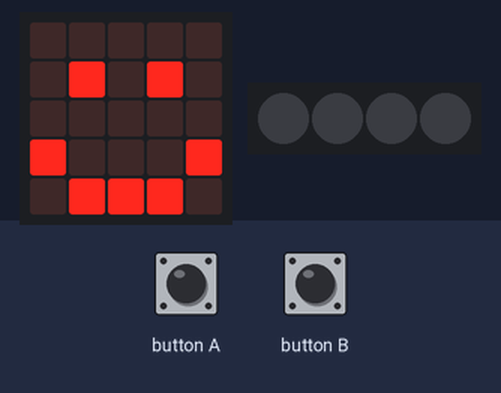
Recording of a program running on a simulated BBC micro:bit (MakeCode). Shown: the board's 5×5 LED display, 4 RGB LEDs in strip order, left to right. Inputs (shaded band) come from the test bench. Dim RGB values are drawn brighter than linear.

Above: at 1.8 s.
1.9 s: button A pressed for 0.15 s
At 3.5 s:
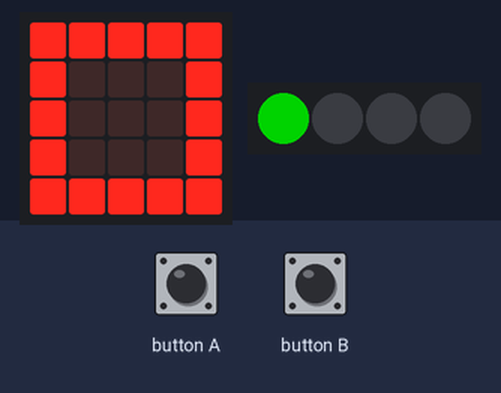
5.0 s: button B pressed for 0.15 s
At 7.7 s:
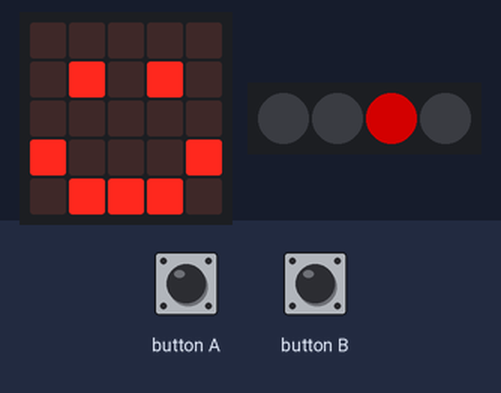
8.1 s: button B pressed for 0.15 s
At 8.45 s:
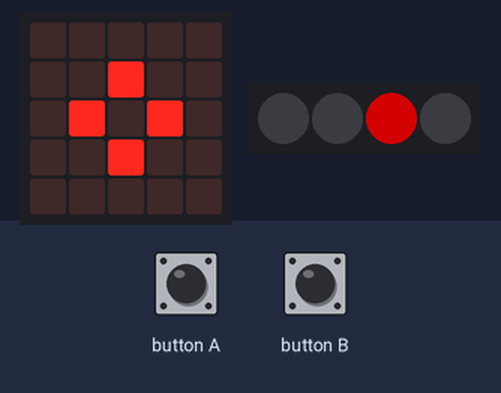
10.3 s: button A pressed for 0.15 s
At 11.7 s:
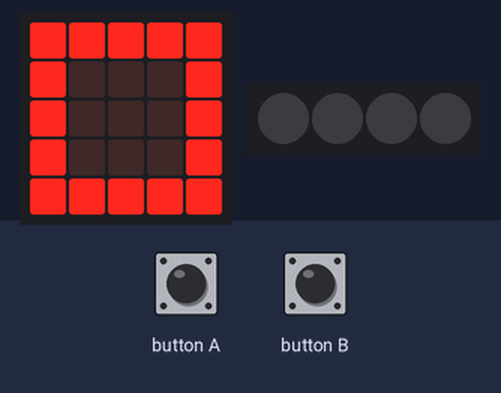
13.4 s: button B pressed for 0.15 s
At 13.7 s:
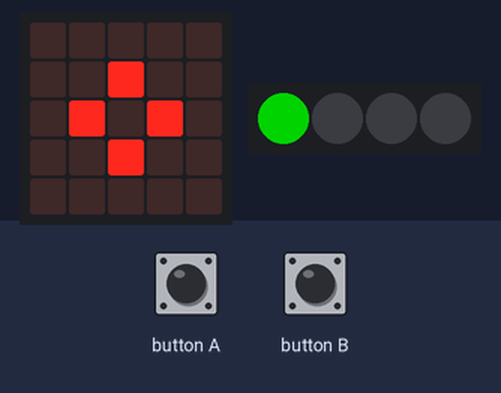
Timing chart, 0 to 19.3 s (numbered marks = the images above; inputs shaded):
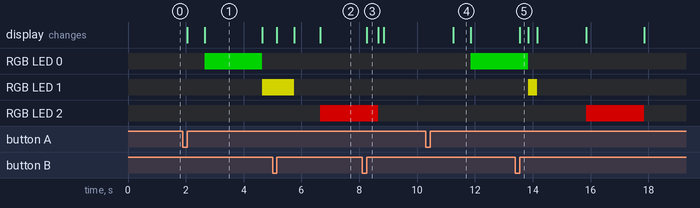

Measured:
- after the input at 1.9 s, RGB LED 0: off → RGB(0, 127, 0) after 0.75 s, → off 2.0 s later; RGB LED 1: off → RGB(127, 127, 0) after 2.8 s; the display: first changes after 0.15 s (image 1 shows a later state)
- after the input at 5.0 s, the display: first changes after 0.15 s (image 2 shows a later state)
- after the input at 8.1 s, the display: changes after 0.15 s (image 3)
- after the input at 10.3 s, RGB LED 0: off → RGB(0, 127, 0) after 1.6 s; the display: changes after 0.95 s (image 4)
- after the input at 13.4 s, the display: changes after 0.15 s (image 5)
- what the display in image 1 shows lasts 2.0 s, from 2.7 s to 4.7 s
- what the display in image 3 shows lasts 0.4 s, from 8.3 s to 8.7 s

The program:

main.ts
```typescript
// (licence header left out)
let neopixelStrip: neopixel.Strip = null

basic.clearScreen()
neopixelStrip = neopixel.create(DigitalPin.P16, 4, NeoPixelMode.RGB)
neopixelStrip.setPixelColor(0, neopixel.colors(NeoPixelColors.Black))
neopixelStrip.setPixelColor(1, neopixel.colors(NeoPixelColors.Black))
neopixelStrip.setPixelColor(2, neopixel.colors(NeoPixelColors.Black))
neopixelStrip.setPixelColor(3, neopixel.colors(NeoPixelColors.Black))
neopixelStrip.show()
basic.showIcon(IconNames.Happy)

input.onButtonPressed(Button.A, function () {
    basic.showIcon(IconNames.Square)
    neopixelStrip.setPixelColor(0, neopixel.colors(NeoPixelColors.Green))
    neopixelStrip.show()
    basic.pause(2000)

    neopixelStrip.setPixelColor(1, neopixel.colors(NeoPixelColors.Yellow))
    neopixelStrip.setPixelColor(0, neopixel.colors(NeoPixelColors.Black))
    neopixelStrip.show()
    basic.pause(2000)

    neopixelStrip.setPixelColor(2, neopixel.colors(NeoPixelColors.Red))
    neopixelStrip.setPixelColor(1, neopixel.colors(NeoPixelColors.Black))
    neopixelStrip.show()
    basic.pause(2000)

    neopixelStrip.setPixelColor(3, neopixel.colors(NeoPixelColors.Black))
    neopixelStrip.setPixelColor(2, neopixel.colors(NeoPixelColors.Black))
    neopixelStrip.show()
    basic.pause(2000)

    basic.showIcon(IconNames.Happy)
})

input.onButtonPressed(Button.B, function () {
    basic.showIcon(IconNames.SmallDiamond)
    neopixelStrip.setPixelColor(0, neopixel.colors(NeoPixelColors.Black))
    neopixelStrip.setPixelColor(1, neopixel.colors(NeoPixelColors.Black))
    neopixelStrip.setPixelColor(2, neopixel.colors(NeoPixelColors.Black))
    neopixelStrip.setPixelColor(3, neopixel.colors(NeoPixelColors.Black))
    neopixelStrip.show()
    basic.showIcon(IconNames.Happy)
})
```
